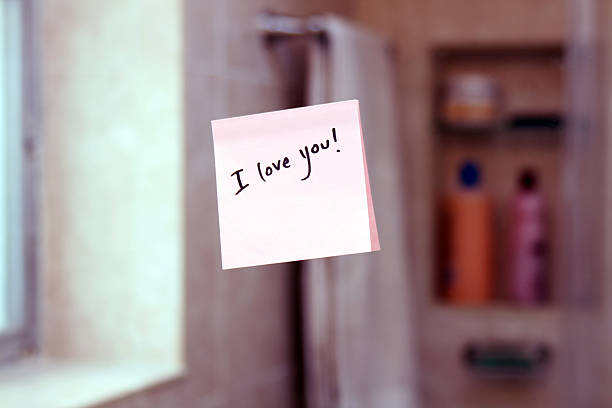
#> input picture CSC_515/module_05/handwritten_note.jpg, 612 x 408 px
$ python morphology.py
#> lines starting #> are read from the running program, lines starting #| are printed output that depends on the picture; after the words box and inside, x2 and y2 are one past the last pixel; in counts of white or black regions, pixels touching at a corner belong together
import cv2  # type: ignore
import numpy as np
import matplotlib.pyplot as plt
# ---------------------------------------------------------------------------------------------
# Handwritten Text Recognition with Morphological Operations.
#
# Applies morphological operations (dilation, erosion, opening, closing) on a binary image. The
# results are displayed in a side-by-side comparison grid.
#
# Usage:
#   $ python morphology.py
# ---------------------------------------------------------------------------------------------
KERNAL_SIZE = 5 # Kernal size value for morphology operations.

def load_image(filename):
    """Import and return the image."""
#> called with filename = 'handwritten_note.jpg'
    image = cv2.imread(filename, cv2.IMREAD_GRAYSCALE)
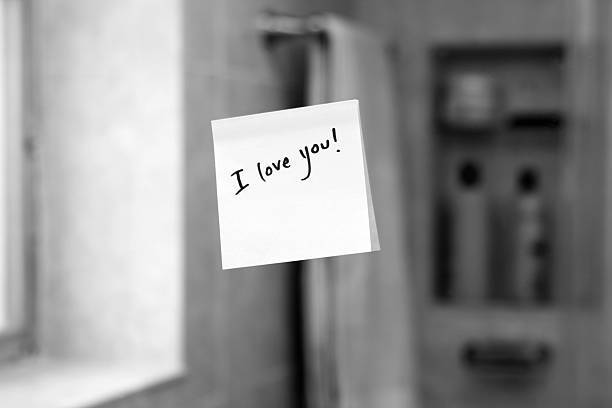
#> image: shape (408, 612); min 0, max 255, mean 144
    return image

def binarize(image, threshold_value=150):
    """Convert and return the image in a binary format, using thresholding."""
#> called with threshold_value = 150
    _, binary_image = cv2.threshold(image, threshold_value, 255, cv2.THRESH_BINARY_INV)
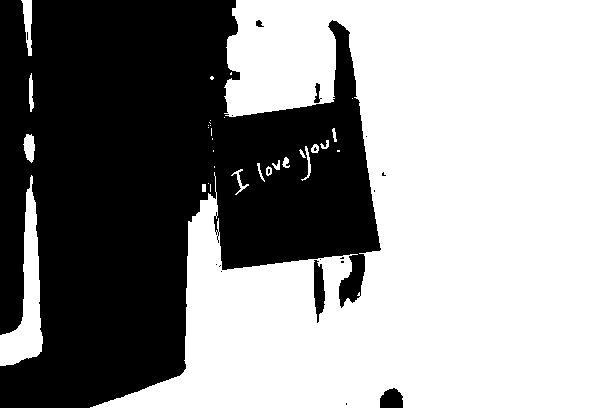
#> binary_image: shape (408, 612); 58.4% white; 19 black regions (14 under 20 px), largest, box (x1, y1, x2, y2) and area: (0, 0, 381, 408) 102907, (314, 260, 325, 323) 484, (380, 388, 403, 408) 376, (314, 83, 322, 103) 79, (256, 20, 264, 27) 36
    return binary_image

def dilation(binary_image, kernel_size=KERNAL_SIZE, iterations=1):
    """Apply and return the output of conducting a dilation operation on the binary image."""
#> called with kernel_size = 5, iterations = 1
    kernel = np.ones((kernel_size, kernel_size), np.uint8)
    dilated_image = cv2.dilate(binary_image, kernel, iterations=iterations)
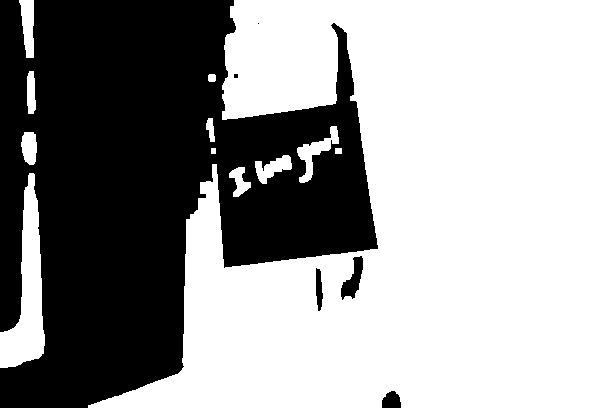
#> dilated_image: shape (408, 612); 61.1% white; 6 black regions (2 under 20 px), largest, box (x1, y1, x2, y2) and area: (0, 0, 378, 408) 96260, (341, 256, 363, 300) 478, (382, 391, 401, 408) 258, (316, 268, 323, 311) 218
    return dilated_image

def erosion(binary_image, kernel_size=KERNAL_SIZE, iterations=1):
    """Apply and return the output of conducting an erosion operation on the binary image."""
#> called with kernel_size = 5, iterations = 1
    kernel = np.ones((kernel_size, kernel_size), np.uint8)
    eroded_image = cv2.erode(binary_image, kernel, iterations=iterations)
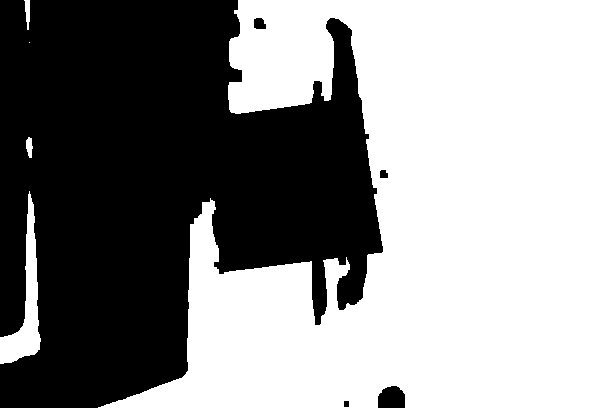
#> eroded_image: shape (408, 612); 56% white; 5 black regions, box (x1, y1, x2, y2) and area: (0, 0, 383, 408) 109035, (378, 386, 405, 408) 512, (254, 18, 266, 29) 113, (380, 170, 388, 178) 57, (344, 401, 349, 407) 30
    return eroded_image

def opening(binary_image, kernel_size=KERNAL_SIZE):
    """Apply and return the output of conducting an opening operation on the binary image."""
#> called with kernel_size = 5
    kernel = np.ones((kernel_size, kernel_size), np.uint8)
    opened_image = cv2.morphologyEx(binary_image, cv2.MORPH_OPEN, kernel)
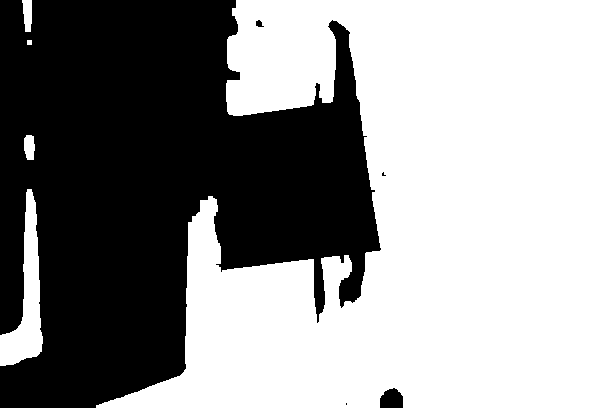
#> opened_image: shape (408, 612); 57.9% white; 5 black regions (2 under 20 px), largest, box (x1, y1, x2, y2) and area: (0, 0, 381, 408) 104673, (380, 388, 403, 408) 378, (256, 20, 264, 27) 37
    return opened_image

def closing(binary_image, kernel_size=KERNAL_SIZE):
    """Apply and return the output of conducting a closing operation on the binary image."""
#> called with kernel_size = 5
    kernel = np.ones((kernel_size, kernel_size), np.uint8)
    closed_image = cv2.morphologyEx(binary_image, cv2.MORPH_CLOSE, kernel)
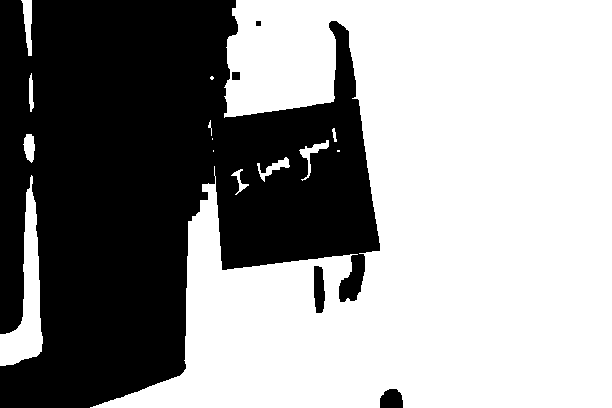
#> closed_image: shape (408, 612); 58.6% white; 5 black regions, box (x1, y1, x2, y2) and area: (0, 0, 380, 408) 102412, (314, 266, 325, 313) 434, (380, 389, 403, 408) 372, (232, 72, 240, 80) 64, (256, 21, 261, 26) 25
    return closed_image

def display_images(original_image, binary_image, dilated_image, eroded_image, opened_image, closed_image):
    """Display the original, binary, and processed images, in a 3x2 grid."""
    # Primary display grid dimensions.
    width = 12
    height = 8
    plt.figure(
        figsize=(
            width,
            height
        )
     )
    # Original section.
    plt.subplot(2, 3, 1)
    plt.imshow(original_image, cmap='gray')
    plt.title("Original Image")
    plt.axis('off')
    # Binary section.
    plt.subplot(2, 3, 2)
    plt.imshow(binary_image, cmap='gray')
    plt.title("Binary Image")
    plt.axis('off')
    # Dilated section.
    plt.subplot(2, 3, 3)
    plt.imshow(dilated_image, cmap='gray')
    plt.title("Dilated Image")
    plt.axis('off')
    # Erroded section.
    plt.subplot(2, 3, 4)
    plt.imshow(eroded_image, cmap='gray')
    plt.title("Eroded Image")
    plt.axis('off')
    # Opened section.
    plt.subplot(2, 3, 5)
    plt.imshow(opened_image, cmap='gray')
    plt.title("Opened Image")
    plt.axis('off')
    # Closed section.
    plt.subplot(2, 3, 6)
    plt.imshow(closed_image, cmap='gray')
    plt.title("Closed Image")
    plt.axis('off')
    # Ending portion.
    plt.tight_layout() # Final display grid layout.
    plt.show() # Final display output.

def main():
    """Main driver function."""
    # Import and check if the image loaded correctly.
    original_image = load_image("handwritten_note.jpg")
    if original_image is None:
        print("ERROR: Image not found!")
        return
    binary_image = binarize(original_image) # Convert image to binary.
    # Apply morphological operations.
    dilated_image = dilation(binary_image)
    eroded_image = erosion(binary_image)
    opened_image = opening(binary_image)
    closed_image = closing(binary_image)
    # Display the original and processed images.
    display_images(
        original_image,
        binary_image,
        dilated_image,
        eroded_image,
        opened_image,
        closed_image
    )

# The big red activation button.
if __name__ == "__main__":
    main()  # Execute the main driver function.
